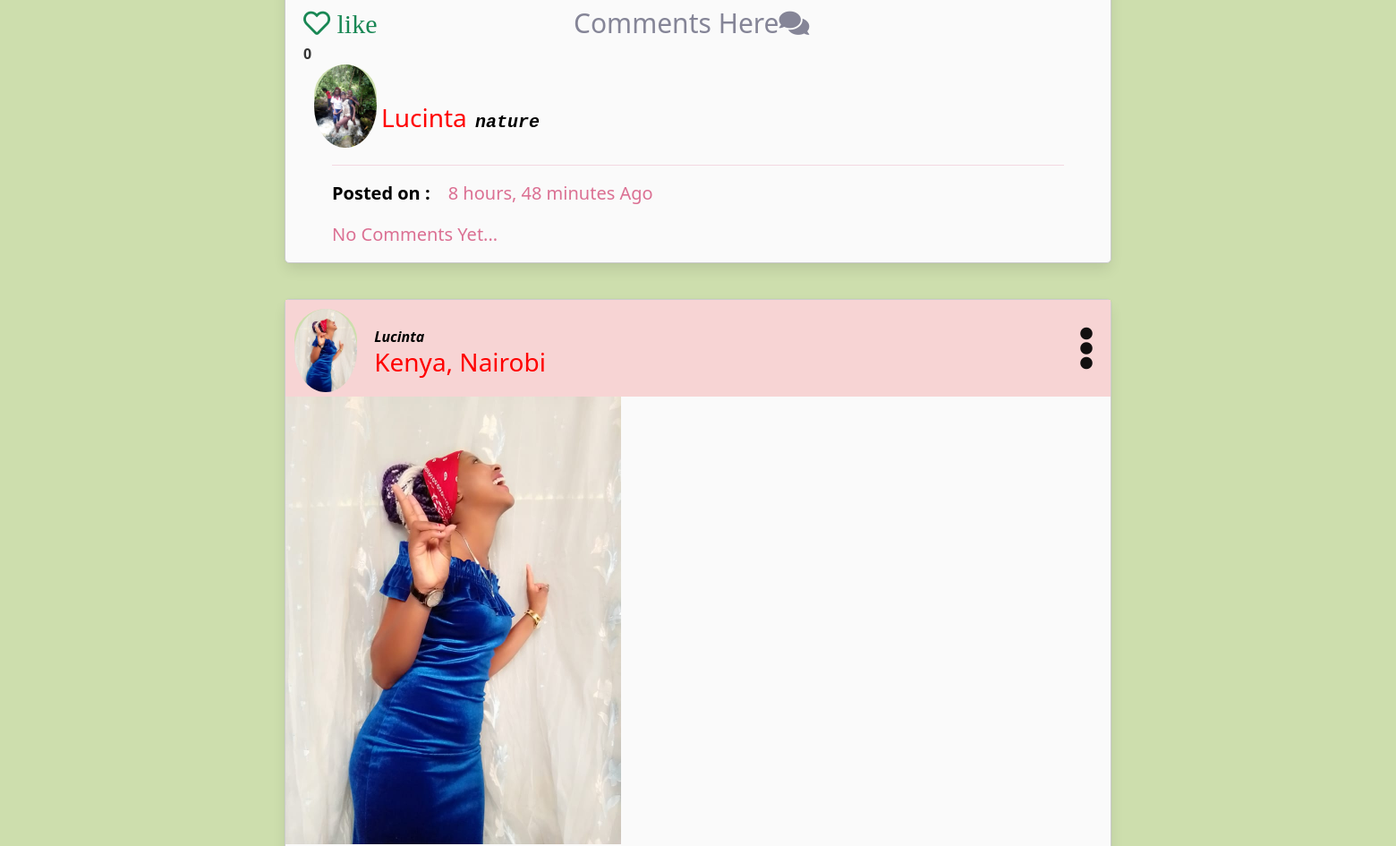
The app's page / (middle part), older data.
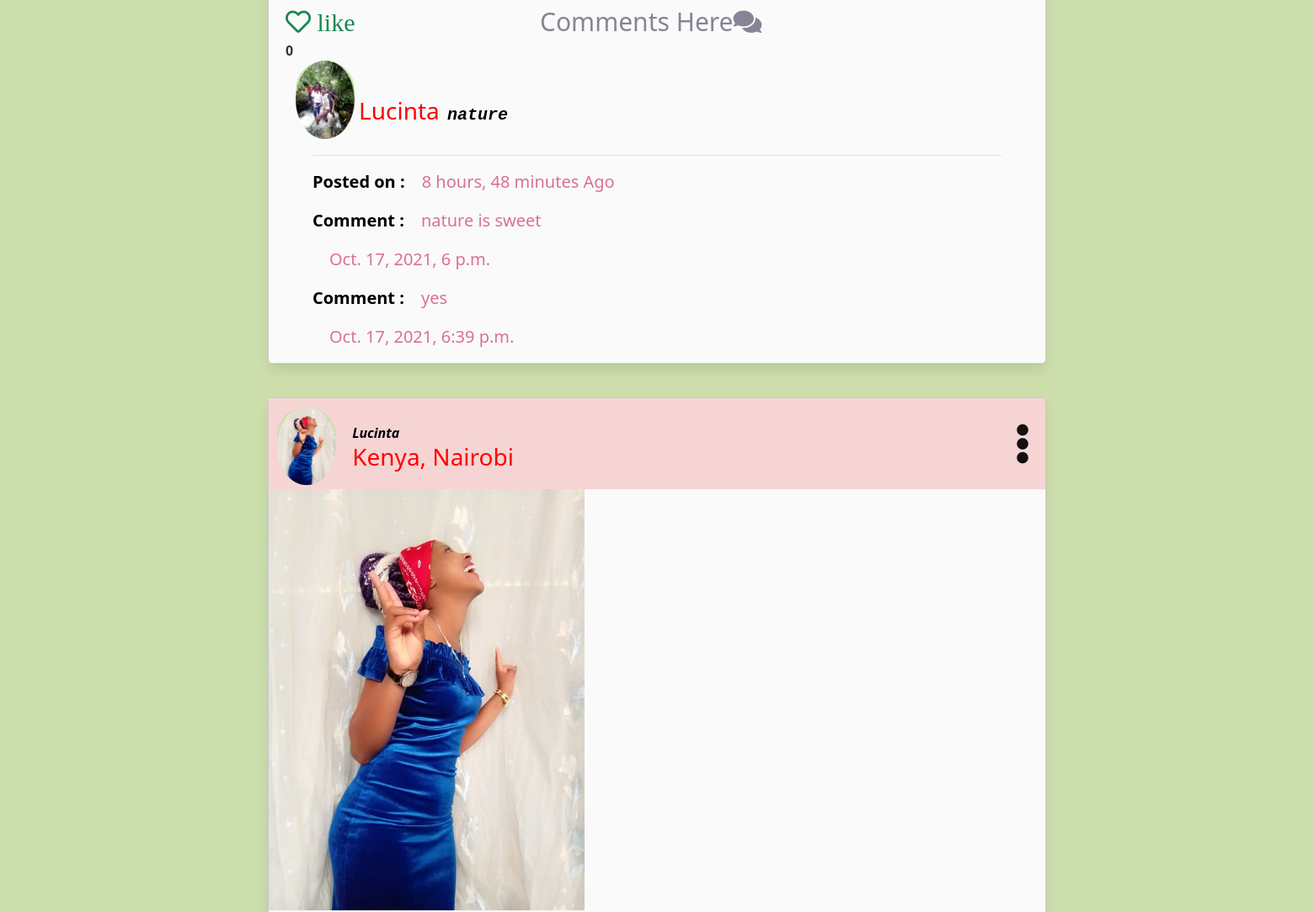
The same page, newer data.
### myinstagram/models.py (models this page shows, shortened)
class Post(models.Model):
    author=models.ForeignKey('auth.User',on_delete=models.CASCADE)
    image=models.ImageField(blank=True, null=True)
    mycaption=models.TextField()
    created_date=models.DateTimeField(default=timezone.now)
    liked = models.ManyToManyField(User, default=None,blank= True,related_name='liked')

class Comment(models.Model):
    post=models.ForeignKey(Post, on_delete=models.CASCADE, related_name='comments')
    name = models.CharField(max_length=500)
    body=models.TextField()
    date= models.DateTimeField(auto_now_add=True)

### myinstagram/views.py (the view)
# urls.py: path('', views.post, name='post'),
def post(request):
    posts = Post.objects.all().filter(created_date__lte = timezone.now()).order_by('-created_date')
    user = request.user
    return render(request,'all-in-one/post.html',{'posts':posts,'user':user})

### myinstagram/templates/all-in-one/post.html (shortened to what this page needs)
{% extends 'all-in-one/base.html' %}
{% block content %}
<!DOCTYPE html>
<html lang="en">
<head>
    <link rel="stylesheet" href="https://pro.fontawesome.com/releases/v5.10.0/css/all.css"/>
    <link rel="stylesheet" href="static/main.css">
    <link href="https://cdn.jsdelivr.net/npm/bootstrap@5.0.2/dist/css/bootstrap.min.css" rel="stylesheet">
</head>
<body style="color: rgb(26, 23, 23);">
    <div class="container">
                {% for post in posts %}
      <div class="card">
          <div class="card_header">
              <div class="profile-image rounded-corners">
                {% if post.image %}
                <img src="{{post.image.url}}" alt="my picture" class="image" style="border-radius: 50%;">
                {% endif%}
              </div>
              <div class="user-info">
                  <div class="post-name">{{post.author}}</div>
                    <div class="post-location"><h3>Kenya, Nairobi</h3></div>
                </div>
                <div class="post-caption">
                    <i class="fas fa-ellipsis-v"></i>
                </div>
          </div>
          <div class="post-image" style="height: 300px;">
            {% if post.image %}
              <img src="{{post.image.url}}" alt="my picture" class="image" id="image">
              {% endif%}
          </div>
          <div class="post-engagement">
            <div class="col">
                <div class="row">
                    <div class="col-md-4">
                        <form action="{% url 'like-post' %}" method="POST" >
                            {% if user not in post.liked.all %}
                            <a href=""><i class="far fa-heart text-success"> like</i></a>
                            {% else %}
                            <a href=""><i class="fas fa-heart-broken">unlike</i></a>
                            {%endif%}
                        </form>
                        <strong>{{post.liked.all.count}}</strong>
                    </div>
                    <div class="col-md-5">
                       <a  href="{% url 'comments' post.id %}" style="text-decoration: none;">Comments Here<i class="fas fa-comments"></i><a>
                    </div>
                </div>
            </div>
          </div>
          <div class="container">
             <div class="row">
                 <div class="col">
                        <div class="caption">
                            <div class="profile-image rounded-corners">
                                {% if post.image %}
                                <img src="{{post.image.url}}" alt="my picture" class="image" style="border-radius: 50%;">
                                {% endif%}
                              </div>
                            <a href="{% url 'post' %}"><h3>{{post.author}}</h3></a>
                            <span style="color: black;font-family: 'Courier New', Courier, monospace; font-style: italic;"><p>{{post.mycaption}}</p></span>
                            <div class="time-posted">
                                <hr>
                                    <p><span style=" color:black">Posted on :</span>{{post.created_date | timesince}} Ago</p>
                                {% if not post.comments.all %}
                                <p>No Comments Yet... </p>
                                {% else %}
                                {% for comment in post.comments.all %}
                                <p><span style=" color:black">Comment :</span>{{comment.body}}</p>
                                <p>{{comment.date}}</p>
                                {%endfor%}
                                {%endif%}
                            </div>
                        </div>
                 </div>
             </div>
          </div>
      </div>
    {% endfor %}
</div>
</body>
</html>
{% endblock %}

### myinstagram/templates/all-in-one/base.html
{% include "navbar.html" %}
{% block content %}
{%endblock%}

### myinstagram/templates/navbar.html (shortened to what this page needs)
<!DOCTYPE html>
<html>
  <head>
    <link rel="stylesheet" href="https://cdn.jsdelivr.net/npm/bulma@0.9.3/css/bulma.min.css">
      <link rel="stylesheet" href="https://cdn.jsdelivr.net/npm/bulma@0.9.3/css/bulma.min.css">
    </head>
  <body>
  </body>
</html>

### myinstagram/static/main.css (style rules this page uses)
h3 { color: red; }

### myinstagram/templates/navbar.html (style rules this page uses)
body { background-color: #cddead; }

### myinstagram/templates/all-in-one/post.html (style rules this page uses)
.card { background-color: #fafafa; margin: 0 auto; width: 70%; height: auto; border: .8px solid #ccc; border-radius: 5px; margin-top: 40px; }
.card_header { height: auto; width: 100%; background-color: rgb(247, 212, 212); box-shadow: 10px seashell 2px; padding: 10px; }
.rounded-corners { display: inline-block; background-color: #cddead; height: 70px; width: 70px; padding: 0px; margin:0px; border: 0 px solid #321; border-radius: 50%; }
.user-info { display: inline-block; padding-left: 15px; }
.post-name { font-size: 15px; color: black; font-weight: 600; padding: 0; margin: 0; font-style: italic; font-size: 1rem; }
.post-location { color: rgb(170, 79, 140); font-size: .8rem; padding: 0; margin: 0; }
.post-caption { font-size: 3rem; float: right; display: inline-block; margin: 3px; padding: 5px; color: rgb(19, 16, 16); }
.post-image { width: 200%; height: 30% !important; }
.post-engagement { display: inline-block; width: 100%; margin: 5px 0px 0px; padding: 0px 20px; }
.post-engagement a { padding:0px; font-size: 30px; color: rgb(133, 133, 151); font-weight: 500; }
.caption { display: inline-block; width: 100%; padding: 0px 20px; }
.caption a { font-size: 10px; font-weight: bold; color: indigo; text-decoration: none; display: inline-block; padding-left:5px ; margin-left:-5px ; padding-right: 5px; }
.caption span { font-size: 20px; font-weight: 600; color: #111; display: inline-block; margin-right: 20px; }
.time-posted { font-size: 20px; font-weight: 400; color: palevioletred; padding: 0px 20px; }
body { background-color: #cddead; }
#image { height:500px; object-fit:cover; }

Row changes from the older to the newer data that the page shows:
shown differently, row unchanged: Post "nature": no longer shows "No Comments Yet..."
added Comment: body "nature is sweet", date "Oct. 17, 2021, 6 p.m.", shown under Post "nature"
added Comment: body "yes", date "Oct. 17, 2021, 6:39 p.m.", shown under Post "nature"
